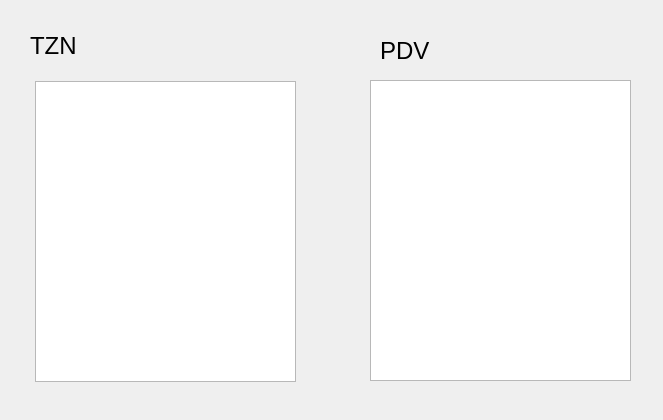
<?xml version="1.0" encoding="UTF-8"?>
<ui version="4.0">
 <class>Frame</class>
 <widget class="QFrame" name="Frame">
  <property name="geometry">
   <rect>
    <x>0</x>
    <y>0</y>
    <width>663</width>
    <height>420</height>
   </rect>
  </property>
  <property name="windowTitle">
   <string>Frame</string>
  </property>
  <widget class="QLabel" name="label">
   <property name="geometry">
    <rect>
     <x>30</x>
     <y>30</y>
     <width>131</width>
     <height>31</height>
    </rect>
   </property>
   <property name="font">
    <font>
     <pointsize>18</pointsize>
    </font>
   </property>
   <property name="text">
    <string>TZN</string>
   </property>
  </widget>
  <widget class="QLabel" name="label_2">
   <property name="geometry">
    <rect>
     <x>380</x>
     <y>30</y>
     <width>131</width>
     <height>41</height>
    </rect>
   </property>
   <property name="font">
    <font>
     <pointsize>18</pointsize>
    </font>
   </property>
   <property name="text">
    <string>PDV</string>
   </property>
  </widget>
  <widget class="QListView" name="listView_TZN">
   <property name="geometry">
    <rect>
     <x>35</x>
     <y>81</y>
     <width>261</width>
     <height>301</height>
    </rect>
   </property>
  </widget>
  <widget class="QListView" name="listView_PDV">
   <property name="geometry">
    <rect>
     <x>370</x>
     <y>80</y>
     <width>261</width>
     <height>301</height>
    </rect>
   </property>
  </widget>
 </widget>
 <resources/>
 <connections/>
</ui>
